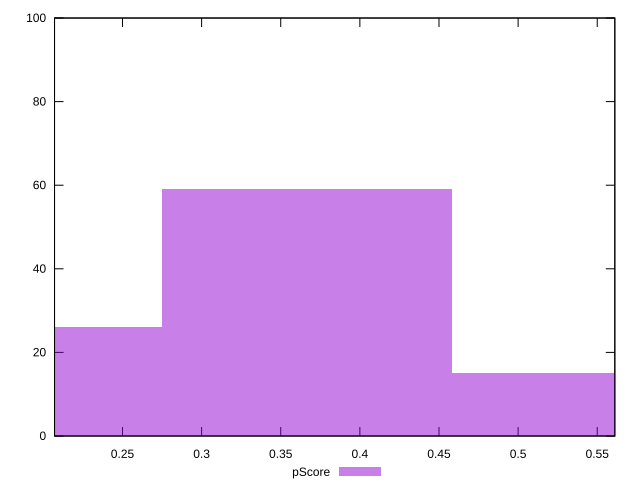

This figure's gnuplot source:
reset

$pScore <<EOF
0.18325858023160088 26
0.36651716046320176 59
0.5497757406948026 15
EOF

set key outside below
set boxwidth 0.18325858023160088
set xrange [0.20705882352941174:0.5611111111111111]
set yrange [0:100]
set trange [0:100]
set style fill transparent solid 0.5 noborder
set terminal svg size 640, 490 enhanced background rgb 'white'
set output "report_00015_2021-02-09T16-11-33.973Z/uses-text-compression/samples/pages+cached+noadtech/pScore/histogram.svg"

plot $pScore title "pScore" with boxes

reset
